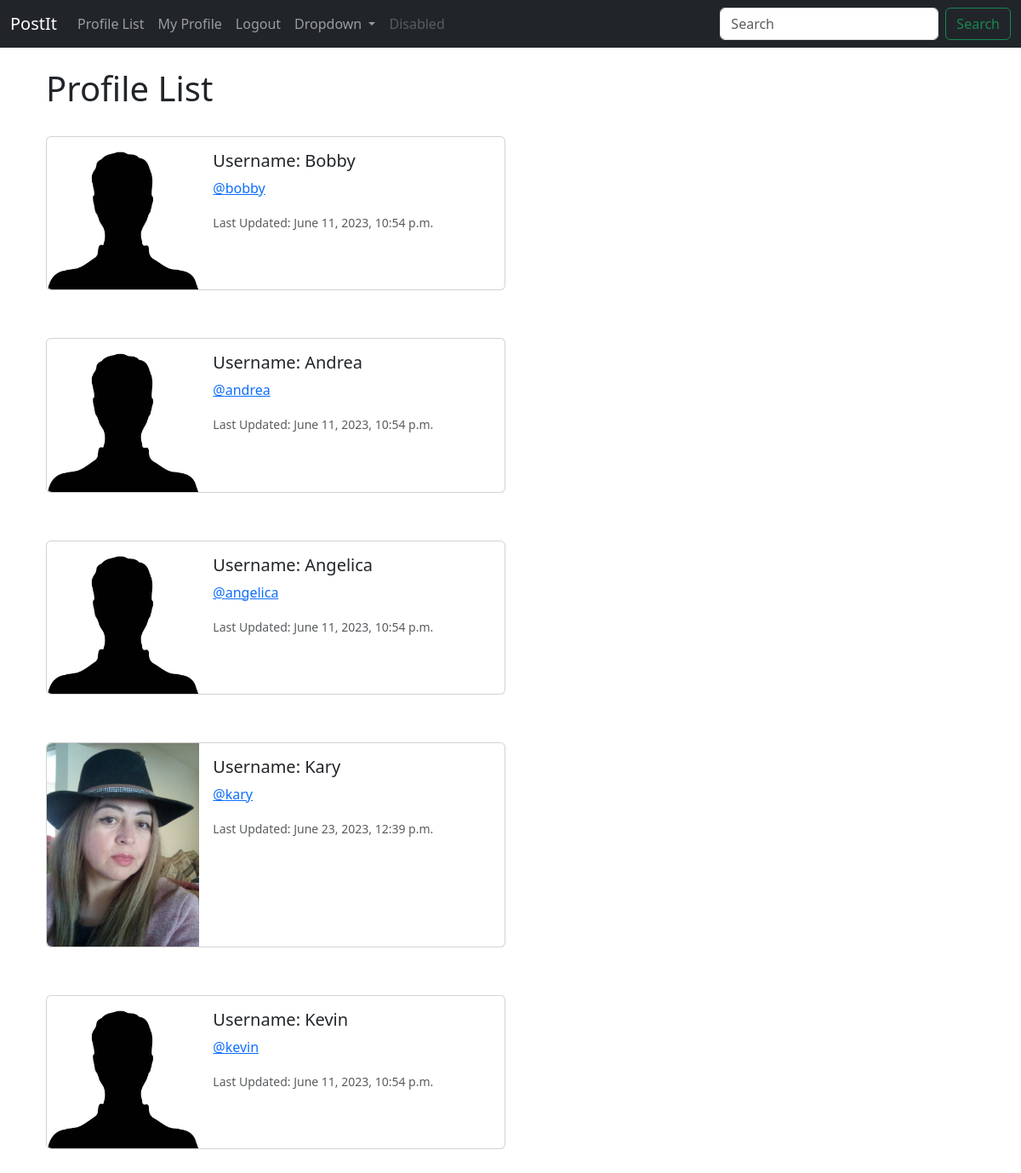
The page /profile_list/ (signed in) on the database as committed earlier.
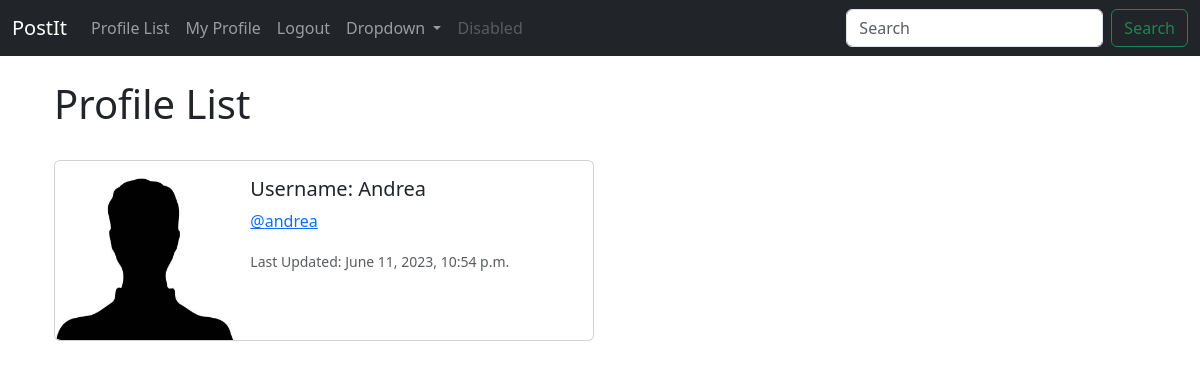
The same page on the database as committed later.
### postit/models.py (models this page shows, shortened)
class Profile(models.Model):
    user = models.OneToOneField(User, on_delete=models.CASCADE)
    follows = models.ManyToManyField(
        'self',
        related_name='followed_by',
        symmetrical=False,
        blank=True
    )
    date_modified = models.DateTimeField(User, auto_now=True)
    profile_image = models.ImageField(null=True, blank=True, upload_to='images/')

### postit/views.py (the view)
# urls.py: path('profile_list/', views.profile_list, name='profile_list'),
def profile_list(request):
    if request.user.is_authenticated:
        profiles = Profile.objects.exclude(user=request.user)
        return render(request, 'profile_list.html', {'profiles': profiles})
    else:
        messages.success(request, 'You must be logged in to view this page!')
        return redirect('home')

### postit/templates/profile_list.html
{% extends 'base.html' %}
{% load static %}
{% block content %}
<h1>Profile List</h1>
<br/>
{% if profiles%}
    {%for profile in profiles %}
            <div class="card mb-2" style="max-width: 540px;">
              <div class="row g-0">
                <div class="col-md-4">
                    {% if profile.profile_image %}
                    <img src="{{ profile.profile_image.url}}" height=200 width=200 class="img-fluid rounded-start"
                    alt="{{ profile.user.username }}" />
                    {% else %}
                    <img src="{% static 'images/profile.jpg' %}" class="img-fluid rounded-start" alt="Profile pic">
                    {% endif %}
                </div>
                <div class="col-md-8">
                  <div class="card-body">
                    <h5 class="card-title">Username: {{ profile.user.username }}</h5>
                    <p class="card-text"><a href="{% url 'profile' profile.user.id %}">@{{ profile.user.username|lower }}</a></p>
                    <p class="card-text"><small class="text-body-secondary">Last Updated: {{ profile.date_modified }}</small></p>
                  </div>
                </div>
              </div>
            </div>
        <br/><br/>
    {% endfor %}
{% endif %}
{% endblock %}

Rows that differ between the two databases and show on the page:
removed Profile: user.username "Bobby", user.username "bobby", date_modified "June 11, 2023, 10:54 p.m."
removed Profile: user.username "Angelica", user.username "angelica", date_modified "June 11, 2023, 10:54 p.m."
removed Profile: profile_image (picture), user.username "Kary", user.username "kary", date_modified "June 23, 2023, 12:39 p.m."
removed Profile: user.username "Kevin", user.username "kevin", date_modified "June 11, 2023, 10:54 p.m."
